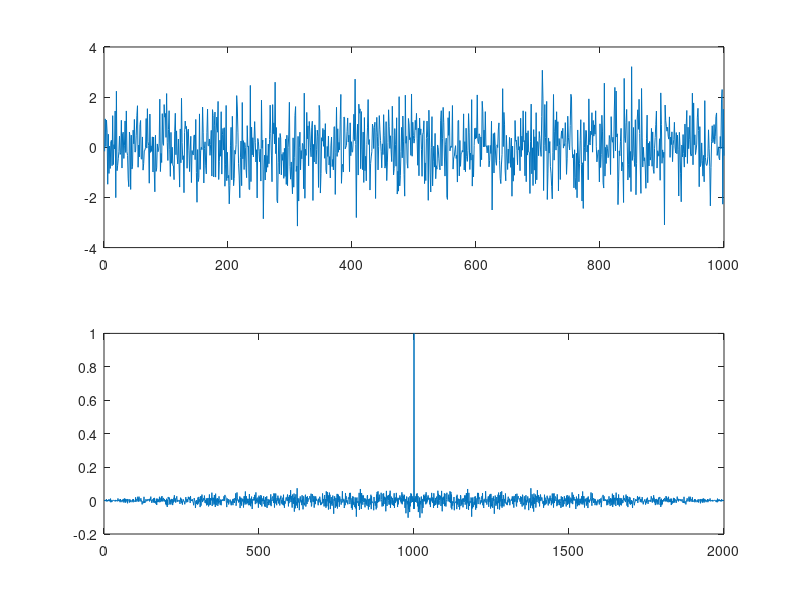

Reproduce this figure in MATLAB.

noise=wgn(1,1000,0);%生成1000*1个高斯白噪声，功率为0dbW
subplot(2,1,1)
plot(noise)
h=xcorr(noise,"coeff");
subplot(2,1,2)
plot(h)